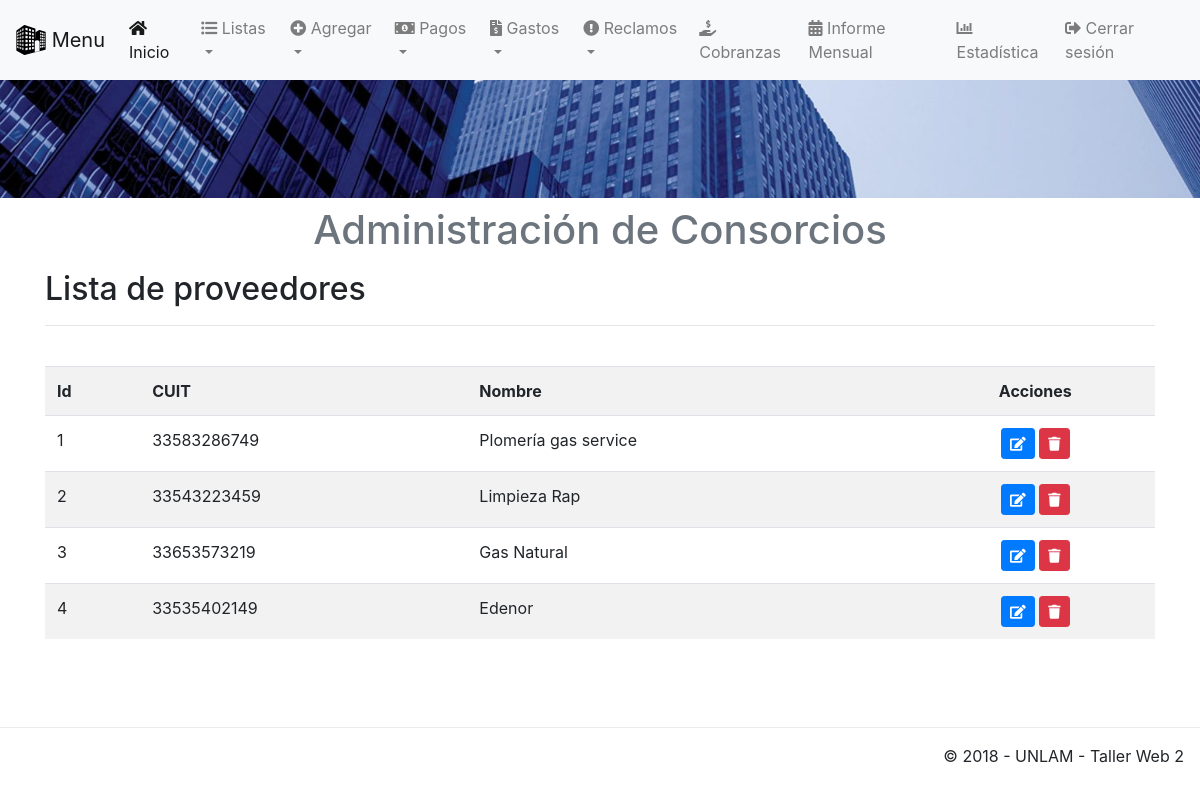
The page /app/view/listaProveedor.php (signed in) on the database as committed earlier.
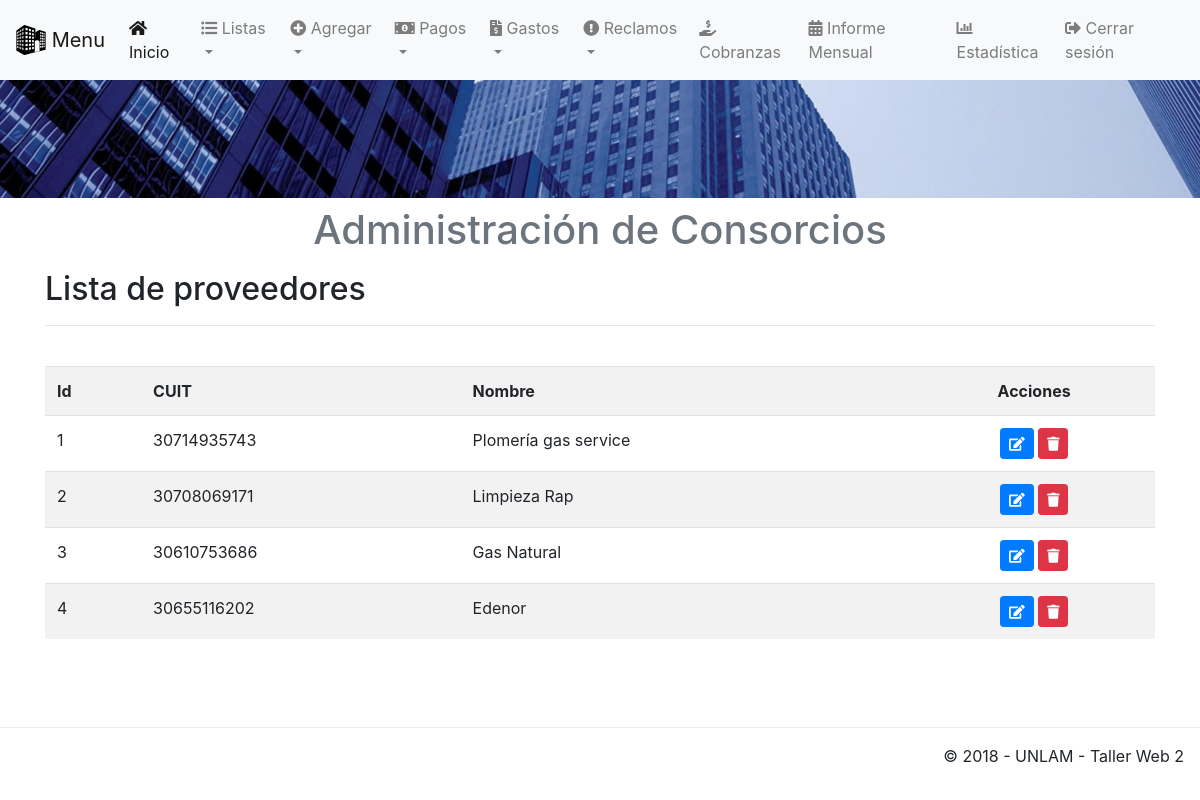
The same page on the database as committed later.
### tables this page shows
CREATE TABLE `proveedor` (
  `idProveedor` int(11) UNSIGNED NOT NULL,
  `cuit` bigint(11) NOT NULL,
  `nombre` varchar(50) NOT NULL
);

### app/view/listaProveedor.php (the view, shortened to what this page needs)
<!DOCTYPE html>
<html lang="es">
<?php include('template/head.php'); ?>
    <body>
    <?php
        include('template/nav.php');
        include('template/header.php'); ?>
        <div class="container">
		<div class="content">
			<h2>Lista de proveedores</h2>
			<hr />
			<br />
			<div class="table-responsive">
			<table class="table table-striped table-hover">
				<tr>
					<th>Id</th>
                    <th>CUIT</th>
                    <th>Nombre</th>
                    <th style="text-align:center;">Acciones</th>
				</tr>
				<?php
					$sql = mysqli_query($conexion, "SELECT * FROM proveedor ORDER BY idProveedor ASC");
				if(mysqli_num_rows($sql) == 0){
					echo '<tr><td colspan="8">No hay datos.</td></tr>';
				}else{
					while($row = mysqli_fetch_assoc($sql)){
						echo '
						<tr>
                            <td>'.$row['idProveedor'].'</td>
                            <td>'.$row['cuit'].'</td>
                            <td>'.$row['nombre'].'</td>';
                            if(isset($_SESSION['admin'])){
								echo '
							</td>
							<td style="text-align:center;">
								<a href="abm/editarProveedor.php?nik='.$row['idProveedor'].'" title="Editar datos" class="btn btn-primary btn-sm"><span class="fas fa-edit" aria-hidden="true"></span></a>
								<a href="listaProveedor.php?aksi=delete&nik='.$row['idProveedor'].'" title="Eliminar" onclick="return confirm(\'Esta seguro de borrar los datos '.$row['nombre'].' con CUIT '.$row['cuit'].'?\')" class="btn btn-danger btn-sm"><span class="fas fa-trash" aria-hidden="true"></span></a>
							</td>
						</tr>
						';
							}if(isset($_SESSION['operador'])){
								echo '
							</td>
							<td>
								<a href="abm/editarProveedor.php?nik='.$row['idProveedor'].'" title="Editar datos" class="btn btn-primary btn-sm btn-block"><span class="fas fa-edit" aria-hidden="true"></span></a>
							</td>
						</tr>
						';
							}
					}
				}
				?>
			</table>
			</div>
		</div>
	</div><center>
    <div class="corte">
    </div>
    <?php include('template/footer.php'); ?>
    </body>
</html>

Rows that differ between the two databases and show on the page:
changed proveedor "Plomería gas service": cuit "33583286749" → "30714935743"
changed proveedor "Limpieza Rap": cuit "33543223459" → "30708069171"
changed proveedor "Gas Natural": cuit "33653573219" → "30610753686"
changed proveedor "Edenor": cuit "33535402149" → "30655116202"
